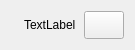
<?xml version="1.0" encoding="UTF-8"?>
<ui version="4.0">
 <class>MenuHeaderWidget</class>
 <widget class="QWidget" name="MenuHeaderWidget">
  <property name="geometry">
   <rect>
    <x>0</x>
    <y>0</y>
    <width>135</width>
    <height>48</height>
   </rect>
  </property>
  <property name="windowTitle">
   <string>Form</string>
  </property>
  <layout class="QVBoxLayout" name="verticalLayout">
   <item>
    <layout class="QGridLayout" name="gridLayout" columnstretch="0,1,0">
     <item row="0" column="2" rowspan="2">
      <widget class="QPushButton" name="menuButton">
       <property name="minimumSize">
        <size>
         <width>28</width>
         <height>28</height>
        </size>
       </property>
       <property name="toolTip">
        <string>Switch module</string>
       </property>
       <property name="text">
        <string/>
       </property>
       <property name="icon">
        <iconset resource="../../resource.qrc">
         <normaloff>:/resource/icons/icon_menu_header_button@2x.png</normaloff>:/resource/icons/icon_menu_header_button@2x.png</iconset>
       </property>
       <property name="checkable">
        <bool>true</bool>
       </property>
      </widget>
     </item>
     <item row="0" column="0" rowspan="2">
      <widget class="QLabel" name="logoLabel">
       <property name="text">
        <string/>
       </property>
       <property name="pixmap">
        <pixmap resource="../../resource.qrc">:/resource/icons/modules/small/reservoir@2x.png</pixmap>
       </property>
      </widget>
     </item>
     <item row="0" column="1" rowspan="2">
      <widget class="QLabel" name="subLogoTextLabel">
       <property name="text">
        <string>TextLabel</string>
       </property>
       <property name="alignment">
        <set>Qt::AlignLeading|Qt::AlignLeft|Qt::AlignVCenter</set>
       </property>
      </widget>
     </item>
    </layout>
   </item>
  </layout>
 </widget>
 <resources>
  <include location="../../resource.qrc"/>
 </resources>
 <connections/>
</ui>
